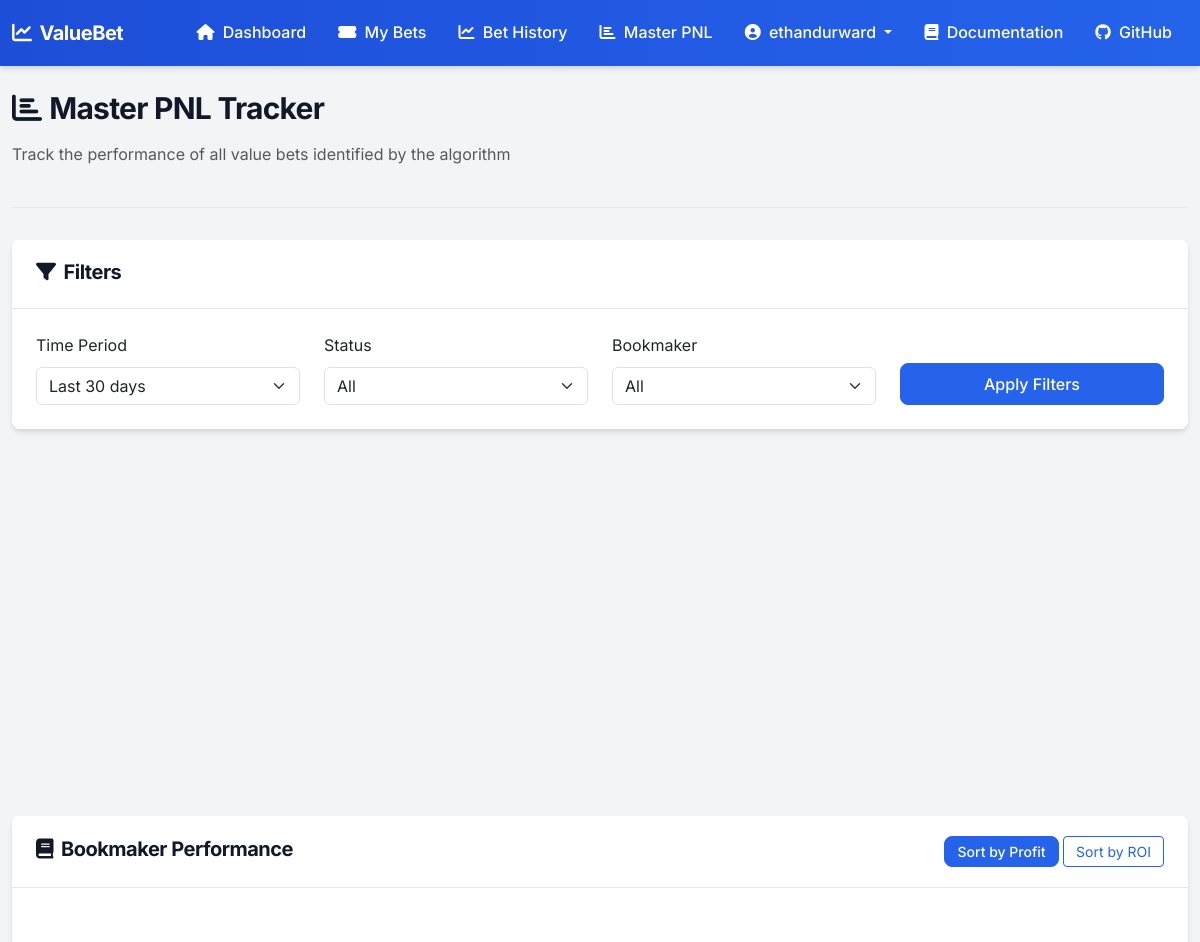
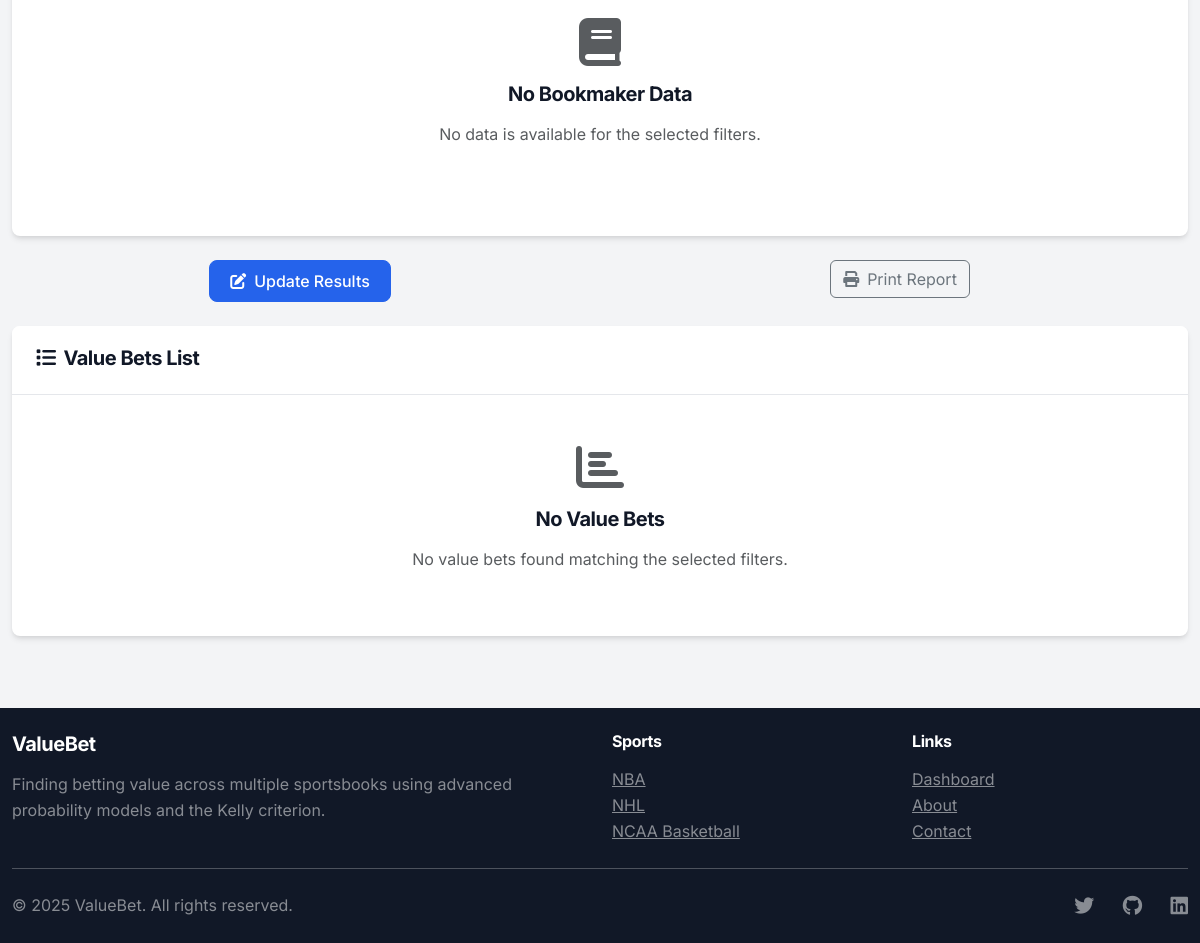
/master-pnl/?days=30&status=all&bookmaker=FanDuel (signed in), run on an earlier commit of the app's database (2 pictures, top to bottom).
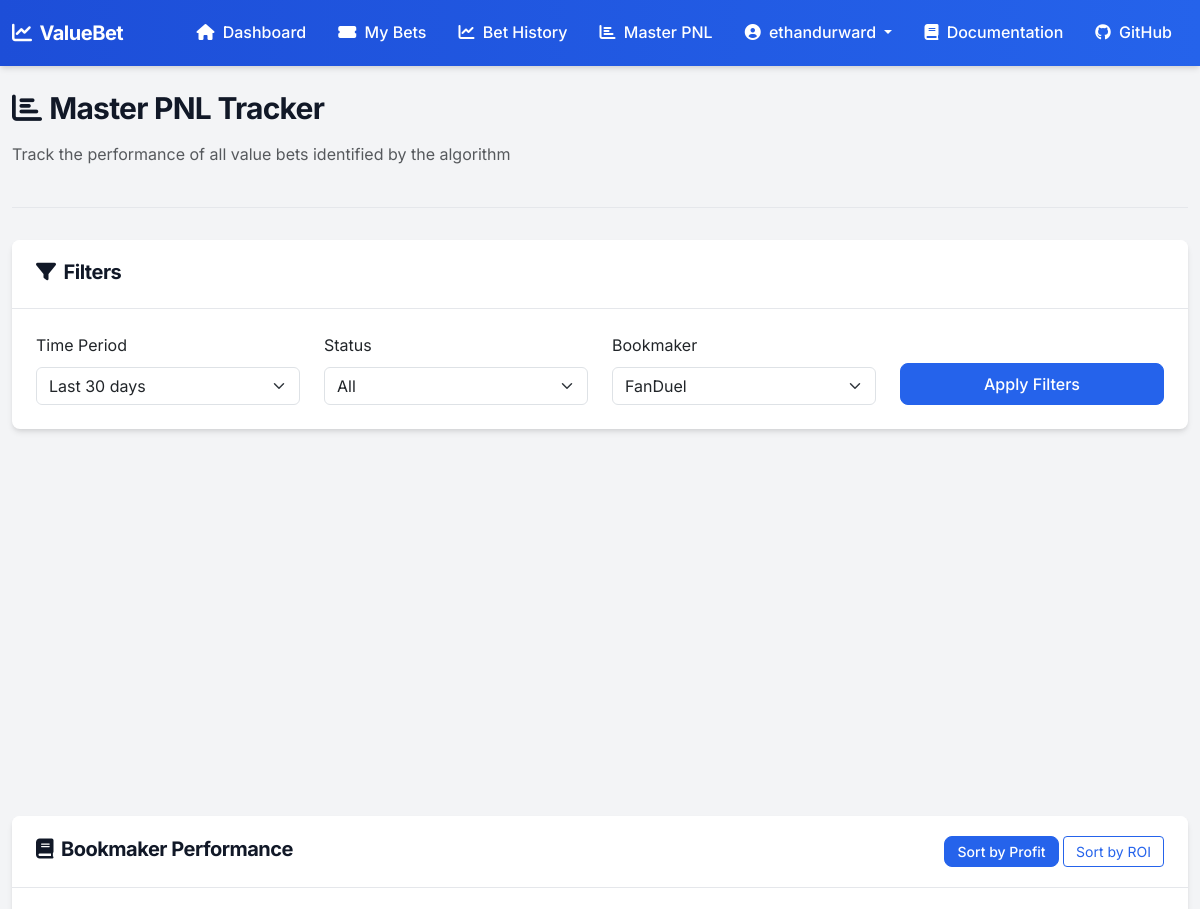
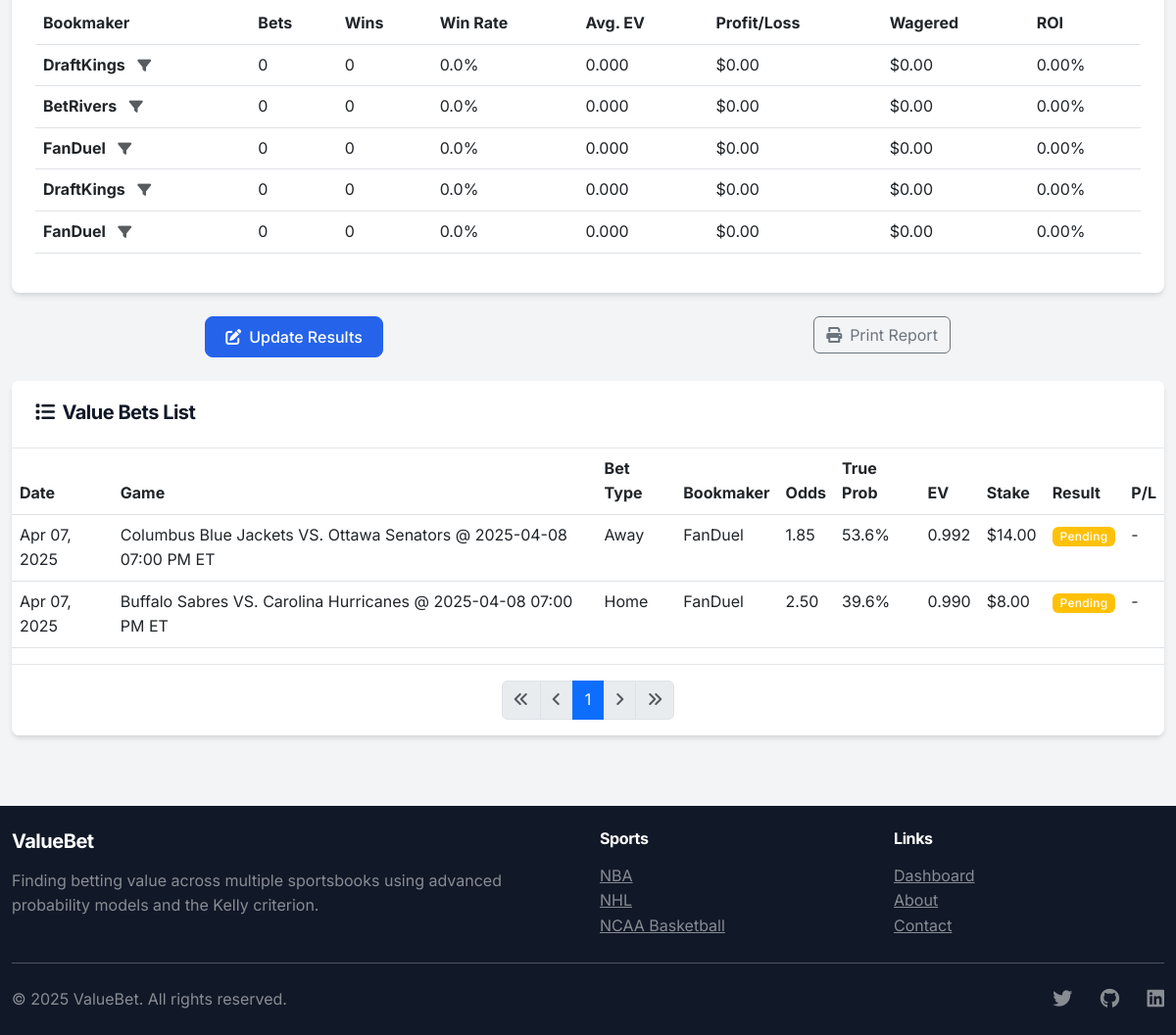
And on a later commit of the database (2 pictures, top to bottom).
### betting/models.py (models this page shows, shortened)
class ValueBetTracker(models.Model):
    RESULT_CHOICES = (
        ('pending', 'Pending'),
        ('won', 'Won'),
        ('lost', 'Lost'),
        ('push', 'Push'),
        ('cancelled', 'Cancelled'),
    )
    value_bet = models.OneToOneField(ValueBet, on_delete=models.CASCADE, related_name='tracker')
    game = models.ForeignKey(Game, on_delete=models.SET_NULL, null=True)
    bookmaker = models.CharField(max_length=100)
    bet_type = models.CharField(max_length=100)
    odds = models.FloatField()
    true_probability = models.FloatField()
    expected_value = models.FloatField()
    bet_size = models.DecimalField(max_digits=10, decimal_places=2)
    theoretical_profit = models.DecimalField(max_digits=10, decimal_places=2, null=True, blank=True)
    result = models.CharField(max_length=20, choices=RESULT_CHOICES, default='pending')
    result_updated_at = models.DateTimeField(null=True, blank=True)
    identified_at = models.DateTimeField(auto_now_add=True)
    class Meta:
        ordering = ['-identified_at']

class Game(models.Model):
    id = models.UUIDField(primary_key=True, default=uuid.uuid4, editable=False)
    sport = models.ForeignKey(Sport, on_delete=models.CASCADE, related_name='games')
    title = models.CharField(max_length=255)
    home_team = models.CharField(max_length=100)
    away_team = models.CharField(max_length=100)
    commence_time = models.DateTimeField()
    created_at = models.DateTimeField(auto_now_add=True)

### betting/views.py (the view)
# urls.py: path('master-pnl/', views.master_pnl_tracker, name='master_pnl_tracker'),
@login_required
def master_pnl_tracker(request):
    days = int(request.GET.get('days', 30))
    start_date = timezone.now() - timedelta(days=days)
    status_filter = request.GET.get('status', 'all')
    bookmaker_filter = request.GET.get('bookmaker', 'all')
    trackers = ValueBetTracker.objects.filter(identified_at__gte=start_date)
    if status_filter != 'all':
        trackers = trackers.filter(result=status_filter)
    if bookmaker_filter != 'all':
        trackers = trackers.filter(bookmaker=bookmaker_filter)
    stats = {
        'total_bets': trackers.count(),
        'settled_bets': trackers.exclude(result='pending').count(),
        'pending_bets': trackers.filter(result='pending').count(),
        'won_bets': trackers.filter(result='won').count(),
        'lost_bets': trackers.filter(result='lost').count(),
        'push_bets': trackers.filter(result='push').count(),
        'theoretical_profit': trackers.filter(result__in=['won', 'lost', 'push']).aggregate(
            total=Sum('theoretical_profit'))['total'] or Decimal('0.00'),
        'total_wagered': trackers.filter(result__in=['won', 'lost', 'push']).aggregate(
            total=Sum('bet_size'))['total'] or Decimal('0.00'),
        'avg_odds': trackers.aggregate(avg=Avg('odds'))['avg'] or 0,
        'avg_ev': trackers.aggregate(avg=Avg('expected_value'))['avg'] or 0,
    }
    if stats['settled_bets'] > 0:
        stats['win_rate'] = (stats['won_bets'] / stats['settled_bets']) * 100
    else:
        stats['win_rate'] = 0
    if stats['total_wagered'] > 0:
        stats['roi'] = (stats['theoretical_profit'] / stats['total_wagered']) * 100
    else:
        stats['roi'] = 0
    expected_wins = trackers.filter(result__in=['won', 'lost']).aggregate(
        expected=Sum(F('true_probability')))['expected'] or 0
    actual_results = trackers.filter(result__in=['won', 'lost']).count()
    if actual_results > 0:
        stats['expected_win_rate'] = (expected_wins / actual_results) * 100
        stats['edge_realization'] = (stats['win_rate'] / stats['expected_win_rate']) * 100 if stats['expected_win_rate'] > 0 else 0
    else:
        stats['expected_win_rate'] = 0
        stats['edge_realization'] = 0
    all_bookmakers = ValueBetTracker.objects.values_list('bookmaker', flat=True).distinct()
    bookmaker_stats = []
    for bookmaker in all_bookmakers:
        bookmaker_trackers = trackers.filter(bookmaker=bookmaker, result__in=['won', 'lost', 'push'])
        bk_won = bookmaker_trackers.filter(result='won').count()
        bk_settled = bookmaker_trackers.count()
        bookmaker_stats.append({
            'name': bookmaker,
            'total_bets': bookmaker_trackers.count(),
            'won_bets': bk_won,
            'win_rate': (bk_won / bk_settled) * 100 if bk_settled > 0 else 0,
            'profit_loss': bookmaker_trackers.aggregate(total=Sum('theoretical_profit'))['total'] or Decimal('0.00'),
            'total_wagered': bookmaker_trackers.aggregate(total=Sum('bet_size'))['total'] or Decimal('0.00'),
            'roi': ((bookmaker_trackers.aggregate(total=Sum('theoretical_profit'))['total'] or Decimal('0.00')) /
                   (bookmaker_trackers.aggregate(total=Sum('bet_size'))['total'] or Decimal('1.00'))) * 100,
            'avg_ev': bookmaker_trackers.aggregate(avg=Avg('expected_value'))['avg'] or 0,
        })
    sort_by = request.GET.get('sort', 'profit')
    if sort_by == 'roi':
        bookmaker_stats.sort(key=lambda x: x['roi'], reverse=True)
    else:
        bookmaker_stats.sort(key=lambda x: x['profit_loss'], reverse=True)
    page = request.GET.get('page', 1)
    paginator = Paginator(trackers.order_by('-identified_at'), 50)
    try:
        trackers_page = paginator.page(page)
    except PageNotAnInteger:
        trackers_page = paginator.page(1)
    except EmptyPage:
        trackers_page = paginator.page(paginator.num_pages)
    context = {
        'trackers': trackers_page,
        'stats': stats,
        'bookmaker_stats': bookmaker_stats,
        'all_bookmakers': all_bookmakers,
        'days': days,
        'status_filter': status_filter,
        'bookmaker_filter': bookmaker_filter,
        'sort_by': sort_by,
    }
    return render(request, 'betting/master_pnl.html', context)

### betting/templatetags/bet_extras.py (called while the page is built)
@register.filter
def mul(value, arg):
    try:
        return float(value) * float(arg)
    except (ValueError, TypeError):
        return ''

### betting/templates/betting/master_pnl.html (shortened to what the changed rows need)
{% extends 'betting/base.html' %}
{% load bet_extras %}
{% block content %}
<div class="page-header">
    <div>
        <h1><i class="fas fa-chart-bar me-2"></i>Master PNL Tracker</h1>
    </div>
</div>
<div class="card mb-4">
    <div class="card-body">
        <form method="get" class="row align-items-end">
            <div class="col-md-3 mb-3 mb-md-0">
                <label class="form-label">Bookmaker</label>
                <select name="bookmaker" class="form-select">
                    <option value="all" {% if bookmaker_filter == 'all' %}selected{% endif %}>All</option>
                    {% for bookmaker in all_bookmakers %}
                        <option value="{{ bookmaker }}" {% if bookmaker_filter == bookmaker %}selected{% endif %}>{{ bookmaker }}</option>
                    {% endfor %}
                </select>
            </div>
        </form>
    </div>
</div>
<div class="card mb-4">
    <div class="card-body">
        {% if bookmaker_stats %}
        <div class="table-responsive">
            <table class="table table-hover">
                <thead>
                    <tr>
                        <th>Bookmaker</th>
                        <th>Bets</th>
                        <th>Wins</th>
                        <th>Win Rate</th>
                        <th>Avg. EV</th>
                        <th>Profit/Loss</th>
                        <th>Wagered</th>
                        <th>ROI</th>
                    </tr>
                </thead>
                <tbody>
                    {% for bookmaker in bookmaker_stats %}
                    <tr>
                        <td>
                            <strong>{{ bookmaker.name }}</strong>
                            <a href="?{% if days %}days={{ days }}&{% endif %}{% if status_filter %}status={{ status_filter }}&{% endif %}bookmaker={{ bookmaker.name }}" class="ms-2 text-muted small">
                                <i class="fas fa-filter"></i>
                            </a>
                        </td>
                        <td>{{ bookmaker.total_bets }}</td>
                        <td>{{ bookmaker.won_bets }}</td>
                        <td>{{ bookmaker.win_rate|floatformat:1 }}%</td>
                        <td>{{ bookmaker.avg_ev|floatformat:3 }}</td>
                        <td class="{% if bookmaker.profit_loss > 0 %}text-success{% elif bookmaker.profit_loss < 0 %}text-danger{% endif %}">
                            ${{ bookmaker.profit_loss|floatformat:2 }}
                        </td>
                        <td>${{ bookmaker.total_wagered|floatformat:2 }}</td>
                        <td class="{% if bookmaker.roi > 0 %}text-success{% elif bookmaker.roi < 0 %}text-danger{% endif %}">
                            {{ bookmaker.roi|floatformat:2 }}%
                        </td>
                    </tr>
                    {% endfor %}
                </tbody>
            </table>
        </div>
        {% else %}
        <div class="text-center py-5">
            <div class="text-muted">
                <i class="fas fa-book fa-3x mb-3"></i>
                <h5>No Bookmaker Data</h5>
                <p>No data is available for the selected filters.</p>
            </div>
        </div>
        {% endif %}
    </div>
</div>
<div class="card">
    {% if trackers %}
    <div class="table-responsive">
        <table class="table table-hover">
            <thead>
                <tr>
                    <th>Date</th>
                    <th>Game</th>
                    <th>Bet Type</th>
                    <th>Bookmaker</th>
                    <th>Odds</th>
                    <th>True Prob</th>
                    <th>EV</th>
                    <th>Stake</th>
                    <th>Result</th>
                    <th>P/L</th>
                </tr>
            </thead>
            <tbody>
                {% for tracker in trackers %}
                <tr>
                    <td>{{ tracker.identified_at|date:"M d, Y" }}</td>
                    <td>{% if tracker.game %}{{ tracker.game.title }}{% else %}Game removed{% endif %}</td>
                    <td>{{ tracker.bet_type|title }}</td>
                    <td>{{ tracker.bookmaker }}</td>
                    <td>{{ tracker.odds|floatformat:2 }}</td>
                    <td>{{ tracker.true_probability|mul:100|floatformat:1 }}%</td>
                    <td class="{% if tracker.expected_value > 1.05 %}text-danger{% elif tracker.expected_value > 1.0 %}text-success{% endif %}">
                        {{ tracker.expected_value|floatformat:3 }}
                    </td>
                    <td>${{ tracker.bet_size|floatformat:2 }}</td>
                    <td>
                        {% if tracker.result == 'pending' %}
                            <span class="badge bg-warning">Pending</span>
                        {% elif tracker.result == 'won' %}
                            <span class="badge bg-success">Won</span>
                        {% elif tracker.result == 'lost' %}
                            <span class="badge bg-danger">Lost</span>
                        {% elif tracker.result == 'push' %}
                            <span class="badge bg-secondary">Push</span>
                        {% else %}
                            <span class="badge bg-info">{{ tracker.result|title }}</span>
                        {% endif %}
                    </td>
                    <td class="{% if tracker.theoretical_profit > 0 %}text-success{% elif tracker.theoretical_profit < 0 %}text-danger{% elif tracker.theoretical_profit == 0 %}text-muted{% endif %}">
                        {% if tracker.result in 'pending,cancelled' %}
                            -
                        {% else %}
                            ${{ tracker.theoretical_profit|floatformat:2 }}
                        {% endif %}
                    </td>
                </tr>
                {% endfor %}
            </tbody>
        </table>
    </div>
    <div class="card-footer">
        <nav>
            <ul class="pagination justify-content-center mb-0">
                {% if trackers.has_previous %}
                    <li class="page-item">
                        <a class="page-link" href="?page=1{% if days %}&days={{ days }}{% endif %}{% if status_filter != 'all' %}&status={{ status_filter }}{% endif %}{% if bookmaker_filter != 'all' %}&bookmaker={{ bookmaker_filter }}{% endif %}{% if sort_by %}&sort={{ sort_by }}{% endif %}">
                            <i class="fas fa-angle-double-left"></i>
                        </a>
                    </li>
                    <li class="page-item">
                        <a class="page-link" href="?page={{ trackers.previous_page_number }}{% if days %}&days={{ days }}{% endif %}{% if status_filter != 'all' %}&status={{ status_filter }}{% endif %}{% if bookmaker_filter != 'all' %}&bookmaker={{ bookmaker_filter }}{% endif %}{% if sort_by %}&sort={{ sort_by }}{% endif %}">
                            <i class="fas fa-angle-left"></i>
                        </a>
                    </li>
                {% else %}
                    <li class="page-item disabled">
                        <a class="page-link" href="#"><i class="fas fa-angle-double-left"></i></a>
                    </li>
                    <li class="page-item disabled">
                        <a class="page-link" href="#"><i class="fas fa-angle-left"></i></a>
                    </li>
                {% endif %}
                {% for num in trackers.paginator.page_range %}
                    {% if trackers.number == num %}
                        <li class="page-item active">
                            <a class="page-link" href="?page={{ num }}{% if days %}&days={{ days }}{% endif %}{% if status_filter != 'all' %}&status={{ status_filter }}{% endif %}{% if bookmaker_filter != 'all' %}&bookmaker={{ bookmaker_filter }}{% endif %}{% if sort_by %}&sort={{ sort_by }}{% endif %}">{{ num }}</a>
                        </li>
                    {% endif %}
                {% endfor %}
                {% if trackers.has_next %}
                    <li class="page-item">
                        <a class="page-link" href="?page={{ trackers.next_page_number }}{% if days %}&days={{ days }}{% endif %}{% if status_filter != 'all' %}&status={{ status_filter }}{% endif %}{% if bookmaker_filter != 'all' %}&bookmaker={{ bookmaker_filter }}{% endif %}{% if sort_by %}&sort={{ sort_by }}{% endif %}">
                            <i class="fas fa-angle-right"></i>
                        </a>
                    </li>
                    <li class="page-item">
                        <a class="page-link" href="?page={{ trackers.paginator.num_pages }}{% if days %}&days={{ days }}{% endif %}{% if status_filter != 'all' %}&status={{ status_filter }}{% endif %}{% if bookmaker_filter != 'all' %}&bookmaker={{ bookmaker_filter }}{% endif %}{% if sort_by %}&sort={{ sort_by }}{% endif %}">
                            <i class="fas fa-angle-double-right"></i>
                        </a>
                    </li>
                {% else %}
                    <li class="page-item disabled">
                        <a class="page-link" href="#"><i class="fas fa-angle-right"></i></a>
                    </li>
                    <li class="page-item disabled">
                        <a class="page-link" href="#"><i class="fas fa-angle-double-right"></i></a>
                    </li>
                {% endif %}
            </ul>
        </nav>
    </div>
    {% else %}
    <div class="card-body text-center py-5">
        <div class="text-muted">
            <i class="fas fa-chart-bar fa-3x mb-3"></i>
            <h5>No Value Bets</h5>
            <p>No value bets found matching the selected filters.</p>
        </div>
    </div>
    {% endif %}
</div>
{% endblock %}

What changed in the data, as far as the page shows it:
added ValueBetTracker: identified_at "Apr 07, 2025", game "Columbus Blue Jackets VS. Ottawa Senators @ 2025-04-08 07:00 PM ET", bet_type "Away", bookmaker "FanDuel", odds "1.85", true_probability|mul "53.6", expected_value "0.992", bet_size "14.00", result "Pending"
added ValueBetTracker: identified_at "Apr 07, 2025", game "Buffalo Sabres VS. Carolina Hurricanes @ 2025-04-08 07:00 PM ET", bet_type "Home", bookmaker "FanDuel", odds "2.50", true_probability|mul "39.6", expected_value "0.990", bet_size "8.00", result "Pending"
Also different on the page:
form field bookmaker: "All" → "FanDuel"
text no longer shown: "No Bookmaker Data No data is available for the selected filters. No Value Bets No value bets found matching the selected filters."
text now shown: "Bookmaker Bets Wins Win Rate Avg. EV Profit/Loss Wagered ROI Date Game Bet Type Bookmaker Odds True Prob EV Stake Result P/L"
new list line: "DraftKings 0 0 0.0 % 0.000 $ 0.00 $ 0.00 0.00 %"
new list line: "BetRivers 0 0 0.0 % 0.000 $ 0.00 $ 0.00 0.00 %"
new list line: "FanDuel 0 0 0.0 % 0.000 $ 0.00 $ 0.00 0.00 %"
new list line: "1"
